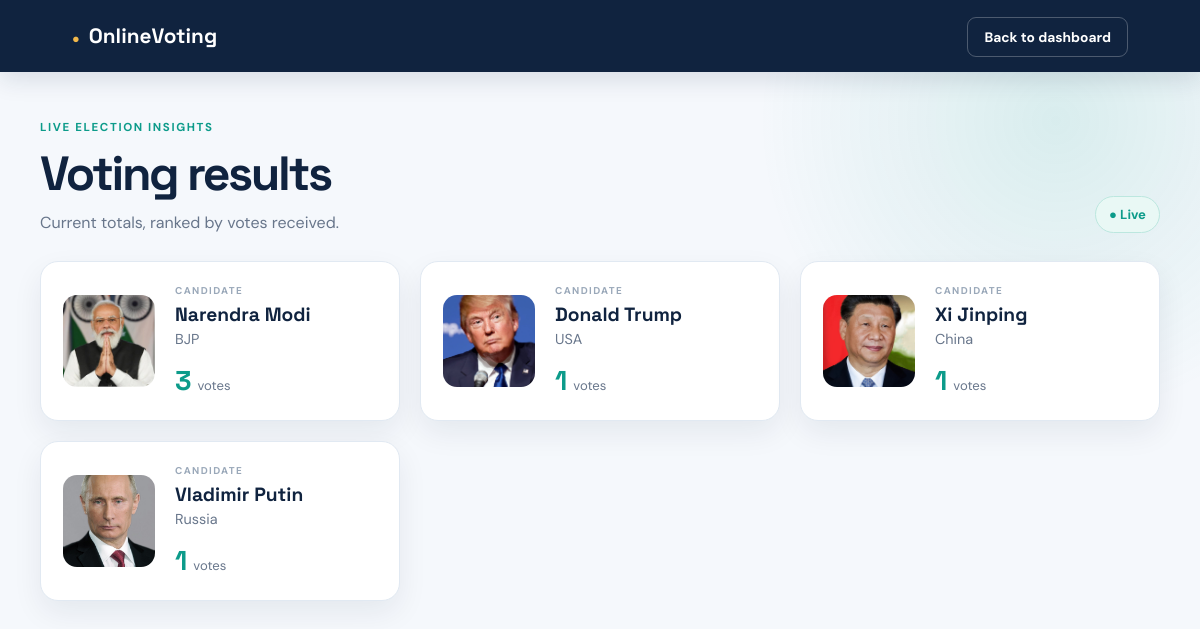
The page /Dashboard/results.php (signed in) on the database its author committed.
### tables this page shows
CREATE TABLE `cand` (
  `id` int(11) NOT NULL,
  `Name` varchar(15) NOT NULL,
  `PartyName` varchar(15) NOT NULL,
  `DPimage` varchar(255) NOT NULL,
  `Post` varchar(15) NOT NULL,
  `votes` int(100) NOT NULL
);

### partials/security.php (called while the page is built, shortened)
<?php
function e($value)
{
    return htmlspecialchars((string) $value, ENT_QUOTES, 'UTF-8');
}
?>

### Dashboard/results.php (the view, shortened to what this page needs)
<?php
require_once '../partials/security.php';
require_once '../partials/dbconnect.php';
$result = mysqli_query($conn, "SELECT * FROM cand ORDER BY votes DESC, id");
$groupdata = $result ? mysqli_fetch_all($result, MYSQLI_ASSOC) : array();
?>
<!DOCTYPE html>
<html lang="en">
<head>
    <link rel="stylesheet" href="results.css?v=2">
</head>
<body>
    <nav class="admin-nav">
        <ul>
            <li class="nav-brand"><h2>OnlineVoting</h2></li>
            <li class="nav-logout"><a href="admindash.php">Back to dashboard</a></li>
        </ul>
    </nav>
    <main class="results-main">
        <header class="results-heading">
            <div>
                <p class="eyebrow">LIVE ELECTION INSIGHTS</p>
                <h1>Voting results</h1>
                <p>Current totals, ranked by votes received.</p>
            </div>
            <div class="results-badge">● Live</div>
        </header>
        <section class="results-grid" aria-label="Candidate results">
            <?php foreach ($groupdata as $candidate) { ?>
                <article class="result-card">
                    <img src="../Dashboard/uploads/<?php echo e($candidate['DPimage']); ?>" alt="<?php echo e($candidate['Name']); ?>">
                    <div class="result-content">
                        <p class="result-rank">CANDIDATE</p>
                        <h2><?php echo e($candidate['Name']); ?></h2>
                        <p class="result-party"><?php echo e($candidate['PartyName']); ?></p>
                        <div class="vote-total">
                            <strong><?php echo e($candidate['votes']); ?></strong>
                            <span>votes</span>
                        </div>
                    </div>
                </article>
            <?php } ?>
        </section>
    </main>
</body>
</html>

### Dashboard/results.css (style rules this page uses)
:root { --navy: #10233f; --teal: #0c9b8a; --gold: #f2b84b; --ink: #17233a; --muted: #68768b; --paper: #f5f8fc; }
* { box-sizing: border-box; }
body { margin: 0; color: var(--ink); font-family: 'DM Sans', sans-serif; background: radial-gradient(circle at 88% 18%, rgba(12,155,138,.12), transparent 25%), var(--paper); }
.admin-nav { padding: 0 6vw; background: var(--navy); box-shadow: 0 8px 25px rgba(16,35,63,.12); }
.admin-nav ul { display: flex; justify-content: space-between; align-items: center; max-width: 1240px; min-height: 72px; margin: auto; padding: 0; list-style: none; }
.nav-brand h2 { margin: 0; color: #fff; font: 700 1.3rem 'Space Grotesk', sans-serif; }
.nav-brand h2::before { margin-right: 9px; color: var(--gold); content: '●'; font-size: .8rem; }
.nav-logout a { padding: 10px 16px; border: 1px solid rgba(255,255,255,.25); border-radius: 9px; color: #fff; font-size: .86rem; font-weight: 700; text-decoration: none; }
.results-main { width: min(1120px, calc(100% - 40px)); margin: 48px auto 70px; }
.results-heading { display: flex; align-items: flex-end; justify-content: space-between; margin-bottom: 28px; }
.eyebrow, .result-rank { margin: 0 0 8px; color: var(--teal); font-size: .72rem; font-weight: 700; letter-spacing: .14em; }
.results-heading h1 { margin: 0 0 8px; color: var(--navy); font: 700 clamp(2rem, 4vw, 3rem) 'Space Grotesk', sans-serif; letter-spacing: -.05em; }
.results-heading p:last-child { margin: 0; color: var(--muted); }
.results-badge { padding: 9px 13px; border: 1px solid #bce7df; border-radius: 999px; color: var(--teal); background: #e9f8f5; font-size: .82rem; font-weight: 700; }
.results-grid { display: grid; grid-template-columns: repeat(auto-fit, minmax(290px, 1fr)); gap: 20px; }
.result-card { display: flex; gap: 20px; align-items: center; padding: 22px; border: 1px solid #e1e9f2; border-radius: 18px; background: #fff; box-shadow: 0 12px 30px rgba(16,35,63,.07); }
.result-card img { width: 92px; height: 92px; flex: 0 0 92px; border-radius: 14px; object-fit: cover; }
.result-content h2 { margin: 0 0 3px; color: var(--navy); font: 700 1.2rem 'Space Grotesk', sans-serif; }
.result-party { margin: 0 0 15px; color: var(--muted); font-size: .9rem; }
.result-rank { margin-bottom: 5px; color: #9aa8b9; font-size: .62rem; }
.vote-total { display: flex; align-items: baseline; gap: 6px; }
.vote-total strong { color: var(--teal); font: 700 1.7rem 'Space Grotesk', sans-serif; }
.vote-total span { color: var(--muted); font-size: .82rem; }

### rows shown on the page
cand: DPimage (picture), Name "Narendra Modi", PartyName "BJP", votes "3"
cand: DPimage (picture), Name "Donald Trump", PartyName "USA", votes "1"
cand: DPimage (picture), Name "Xi Jinping", PartyName "China", votes "1"
cand: DPimage (picture), Name "Vladimir Putin", PartyName "Russia", votes "1"
